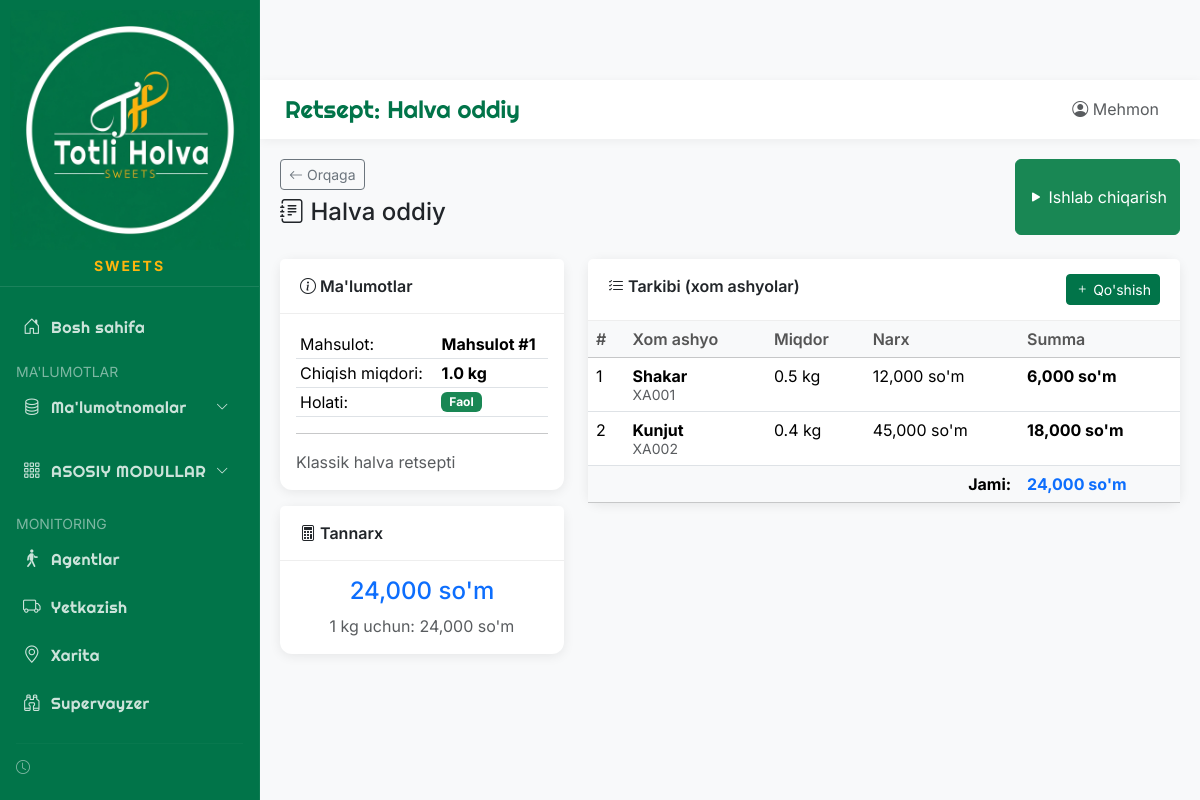
Screenshot of /production/recipes/1 with the database file from the repository.
### app/models/database.py (models this page shows)
class Recipe(Base):
    __tablename__ = "recipes"
    id = Column(Integer, primary_key=True, index=True)
    product_id = Column(Integer, ForeignKey("products.id"))  # Qaysi mahsulot uchun
    name = Column(String(200))
    output_quantity = Column(Float, default=1)  # Chiqish miqdori
    description = Column(Text)
    is_active = Column(Boolean, default=True)
    items = relationship("RecipeItem", back_populates="recipe")

class RecipeItem(Base):
    __tablename__ = "recipe_items"
    id = Column(Integer, primary_key=True, index=True)
    recipe_id = Column(Integer, ForeignKey("recipes.id"))
    product_id = Column(Integer, ForeignKey("products.id"))  # Xom ashyo
    quantity = Column(Float)  # Miqdori
    recipe = relationship("Recipe", back_populates="items")
    product = relationship("Product", back_populates="recipe_items")

class Product(Base):
    __tablename__ = "products"
    id = Column(Integer, primary_key=True, index=True)
    code = Column(String(50), unique=True, index=True, nullable=True, default=None)
    name = Column(String(200), index=True)
    type = Column(String(20))  # product, material (mahsulot yoki xom ashyo)
    category_id = Column(Integer, ForeignKey("categories.id"))
    unit_id = Column(Integer, ForeignKey("units.id"))
    direction_id = Column(Integer, ForeignKey("directions.id"), nullable=True)  # Yo'nalish
    purchase_price = Column(Float, default=0)  # Sotib olish narxi
    sale_price = Column(Float, default=0)  # Sotish narxi
    min_stock = Column(Float, default=0)  # Minimal qoldiq
    barcode = Column(String(50))
    image = Column(String(255))  # Rasm fayli nomi
    description = Column(Text)
    is_active = Column(Boolean, default=True)
    created_at = Column(DateTime, default=datetime.now)
    category = relationship("Category", back_populates="products")
    unit = relationship("Unit", back_populates="products")
    stock_items = relationship("Stock", back_populates="product")
    recipe_items = relationship("RecipeItem", back_populates="product")

### main.py (the view)
@app.get("/production/recipes/{recipe_id}", response_class=HTMLResponse)
async def production_recipe_detail(request: Request, recipe_id: int, db: Session = Depends(get_db)):
    recipe = db.query(Recipe).filter(Recipe.id == recipe_id).first()
    if not recipe:
        raise HTTPException(status_code=404, detail="Retsept topilmadi")
    materials = db.query(Product).filter(Product.type.in_(["hom_ashyo", "yarim_tayyor", "tayyor"])).all()
    return templates.TemplateResponse("production/recipe_detail.html", {
        "request": request,
        "recipe": recipe,
        "materials": materials,
        "page_title": f"Retsept: {recipe.name}"
    })

### app/templates/production/recipe_detail.html (shortened to what this page needs)
{% extends "base.html" %}
{% block content %}
<div class="d-flex justify-content-between mb-4">
    <div>
        <a href="/production/recipes" class="btn btn-outline-secondary btn-sm mb-2">
            <i class="bi bi-arrow-left"></i> Orqaga
        </a>
        <h4><i class="bi bi-journal-text"></i> {{ recipe.name }}</h4>
    </div>
    <button class="btn btn-success" data-bs-toggle="modal" data-bs-target="#produceModal">
        <i class="bi bi-play-fill"></i> Ishlab chiqarish
    </button>
</div>
<div class="row">
    <div class="col-md-4">
        <div class="card">
            <div class="card-header">
                <i class="bi bi-info-circle"></i> Ma'lumotlar
            </div>
            <div class="card-body">
                <table class="table table-sm">
                    <tr>
                        <td>Mahsulot:</td>
                        <td><strong>{% if recipe.product_id %}Mahsulot #{{ recipe.product_id }}{% else %}-{% endif %}</strong></td>
                    </tr>
                    <tr>
                        <td>Chiqish miqdori:</td>
                        <td><strong>{{ recipe.output_quantity }} kg</strong></td>
                    </tr>
                    <tr>
                        <td>Holati:</td>
                        <td>
                            {% if recipe.is_active %}
                            <span class="badge bg-success">Faol</span>
                            {% else %}
                            <span class="badge bg-secondary">Nofaol</span>
                            {% endif %}
                        </td>
                    </tr>
                </table>
                {% if recipe.description %}
                <hr>
                <p class="text-muted mb-0">{{ recipe.description }}</p>
                {% endif %}
            </div>
        </div>
        <div class="card mt-3">
            <div class="card-header">
                <i class="bi bi-calculator"></i> Tannarx
            </div>
            <div class="card-body">
                {% set ns = namespace(total_cost=0) %}
                {% for item in recipe.items %}
                    {% if item.product %}
                        {% set ns.total_cost = ns.total_cost + (item.quantity * item.product.purchase_price) %}
                    {% endif %}
                {% endfor %}
                <h4 class="text-center text-primary">{{ "{:,.0f}".format(ns.total_cost) }} so'm</h4>
                <p class="text-center text-muted mb-0">1 kg uchun: {{ "{:,.0f}".format(ns.total_cost / recipe.output_quantity if recipe.output_quantity > 0 else 0) }} so'm</p>
            </div>
        </div>
    </div>
    <div class="col-md-8">
        <div class="card">
            <div class="card-header d-flex justify-content-between">
                <span><i class="bi bi-list-check"></i> Tarkibi (xom ashyolar)</span>
                <button class="btn btn-sm btn-primary" data-bs-toggle="modal" data-bs-target="#addItemModal">
                    <i class="bi bi-plus"></i> Qo'shish
                </button>
            </div>
            <div class="card-body p-0">
                <table class="table table-hover mb-0">
                    <thead class="table-light">
                        <tr>
                            <th>#</th>
                            <th>Xom ashyo</th>
                            <th>Miqdor</th>
                            <th>Narx</th>
                            <th>Summa</th>
                        </tr>
                    </thead>
                    <tbody>
                        {% for item in recipe.items %}
                        <tr>
                            <td>{{ loop.index }}</td>
                            <td>
                                <strong>{{ item.product.name if item.product else 'Noma\'lum' }}</strong>
                                {% if item.product %}<br><small class="text-muted">{{ item.product.code }}</small>{% endif %}
                            </td>
                            <td>{{ item.quantity }} kg</td>
                            <td>{{ "{:,.0f}".format(item.product.purchase_price) if item.product else 0 }} so'm</td>
                            <td><strong>{{ "{:,.0f}".format(item.quantity * item.product.purchase_price) if item.product else 0 }} so'm</strong></td>
                        </tr>
                        {% endfor %}
                    </tbody>
                    {% if recipe.items %}
                    <tfoot class="table-light">
                        <tr>
                            <td colspan="4" class="text-end"><strong>Jami:</strong></td>
                            <td>
                                <strong class="text-primary">
                                    {% set total = namespace(value=0) %}
                                    {% for item in recipe.items %}
                                        {% if item.product %}
                                            {% set total.value = total.value + (item.quantity * item.product.purchase_price) %}
                                        {% endif %}
                                    {% endfor %}
                                    {{ "{:,.0f}".format(total.value) }} so'm
                                </strong>
                            </td>
                        </tr>
                    </tfoot>
                    {% endif %}
                </table>
            </div>
        </div>
    </div>
</div>
{% endblock %}

### app/templates/base.html (style rules this page uses)
:root { --primary-color: #017449; --secondary-color: #017449; --accent-color: #FFB50D; --bg-color: #f8f9fa; }
body { font-family: 'Inter', sans-serif; background-color: #f8f9fa; }
.card { border: none; border-radius: 12px; box-shadow: 0 2px 12px rgba(0, 0, 0, 0.08); }
.card-header { background: white; border-bottom: 1px solid #eee; font-weight: 600; padding: 15px 20px; }
.btn-primary { background: var(--primary-color); border-color: var(--primary-color); }
.table { margin: 0; }
.table th { font-weight: 600; color: #555; border-top: none; }

### rows the page displays
Recipe: name "Halva oddiy", product_id "1", output_quantity "1.0", description "Klassik halva retsepti", output_quantity "24,000"
RecipeItem: product "Shakar", product.code "XA001", quantity "0.5", quantity.purchase_price "6,000"
Product: purchase_price "12,000"
RecipeItem: product "Kunjut", product.code "XA002", quantity "0.4", quantity.purchase_price "18,000"
Product: purchase_price "45,000"

### other values shown
{{ page_title }} "Retsept: Halva oddiy"
{{ "{:,.0f}".format(ns.total_cost) }} "24,000"
{{ "{:,.0f}".format(total.value) }} "24,000"
